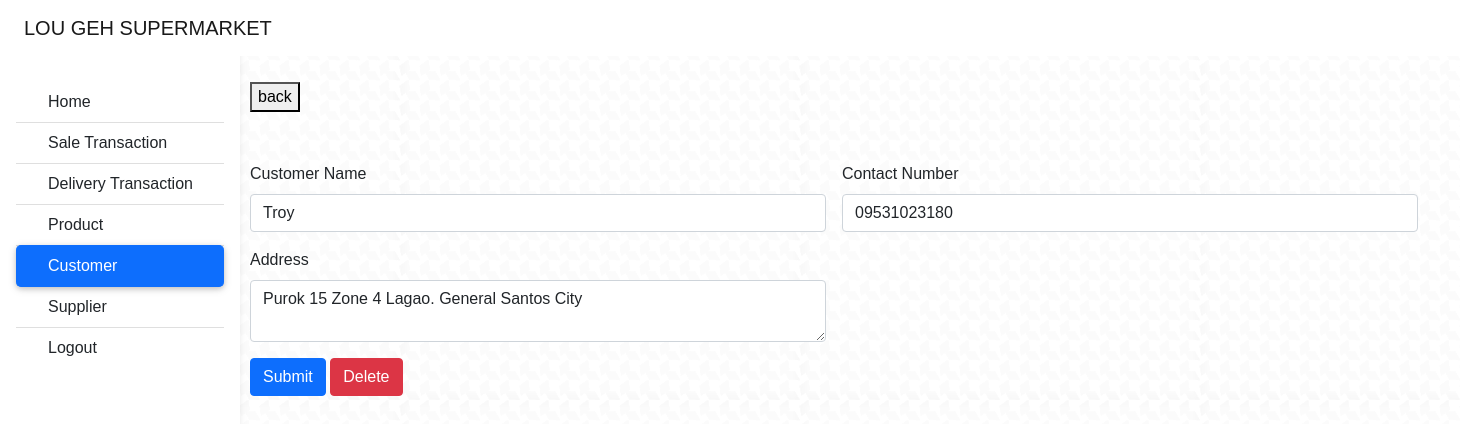
The page /customer/edit-customer.php?id=0001 (signed in) on the database its author committed.
### tables this page shows
CREATE TABLE `customer` (
  `customer_number` int(4) UNSIGNED ZEROFILL NOT NULL,
  `name` varchar(255) NOT NULL,
  `contact_number` varchar(100) NOT NULL,
  `address` varchar(255) NOT NULL,
  `created_at` datetime NOT NULL DEFAULT current_timestamp(),
  `del_status` varchar(100) NOT NULL
);

### customer/edit-customer.php (the view, shortened to what this page needs)
<?php
include "../navbar.php";
include "../db_conn.php";
 ?>
 <!DOCTYPE html>
 <html lang="en">
 <head>
     <link rel="stylesheet" href="https://cdnjs.cloudflare.com/ajax/libs/twitter-bootstrap/5.1.3/css/bootstrap.min.css">
     <link rel="stylesheet" href="https://cdn.datatables.net/1.12.1/css/dataTables.bootstrap5.min.css">
     <link rel="stylesheet" href="../assets/css/style.css" />
 </head>
 <body>
    <div style=" position: relative;
  left: 250px;
  margin: auto;
  border: 3px;
  ">
         <a href="index.php"><button>back</button></a>
    </div>
    <div class="table_item" style=" position: relative;
  left: 250px;
  width: 80%;
  height: 90%;
  border: 3px;
  top:50px;
  "
  >
  <form class="row g-3" action="update.php?id=<?php echo $_GET['id']?>" method="post">
  <?php $id = $_GET['id'];
  $squery =  mysqli_query($conn, "SELECT * from customer Where customer_number = '$id'");
        while ($row = mysqli_fetch_array($squery)) {
          ?>
  <div class="col-6">
    <label class="form-label">Customer Name</label>
    <input type="text" class="form-control" id="name" name="name" value="<?php echo $row['name'] ?>" required>
  </div>
  <div class="col-md-6">
    <label for="" class="form-label">Contact Number</label>
    <input type="number"  class="form-control" id="contact_number" name="contact_number" value="<?php echo $row['contact_number'] ?>" required>
  </div>
  <div class="col-md-6">
    <label for="" class="form-label">Address</label>
    <textarea name="address" class="form-control"  id="address" required><?php echo $row['address'] ?></textarea>
  </div>
  <div class="col-12">
    <button type="submit" class="btn btn-primary">Submit</button>
    <button type="button" class="btn btn-danger" data-bs-toggle="modal" data-bs-target="#staticBackdrop">
  Delete
</button>
  </div>
</form>
  </div>
 </body>
 </html>
 <?php }?>

### assets/css/style.css (style rules this page uses)
body { font-family: "Poppins", sans-serif; height: 100%; background: url("../assets/images/houndstooth.png"); background-repeat: repeat; }

### navbar.php (style rules this page uses)
body { background-color: white; }

### rows shown on the page
customer: name "Troy", contact_number "09531023180", address "Purok 15 Zone 4 Lagao. General Santos City"
